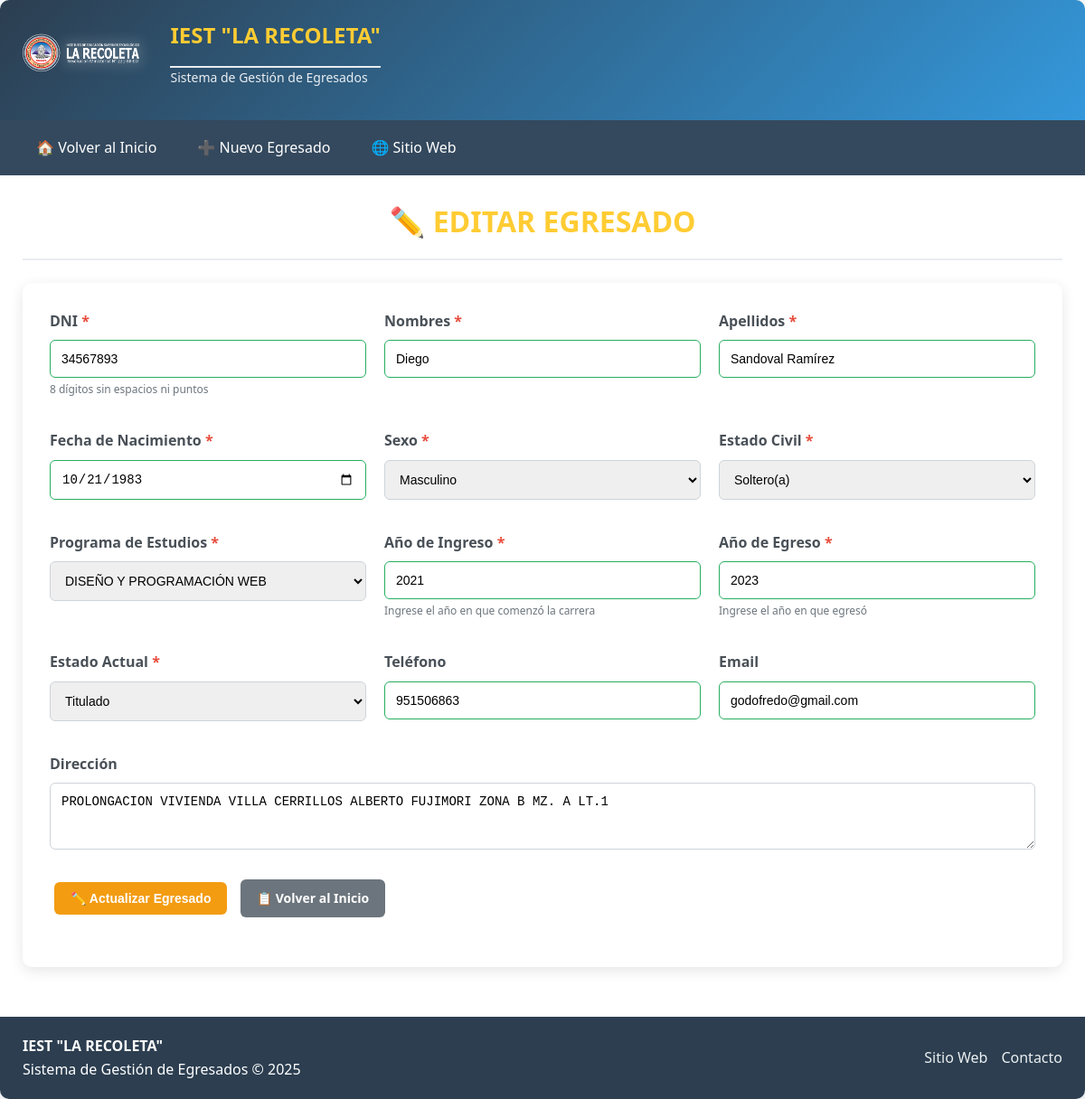
/NuestrosEgresados.php?action=edit&id=4, run on the app's committed database.
### tables this page shows
CREATE TABLE `egresados` (
  `id_egresado` int(11) NOT NULL,
  `dni` varchar(20) NOT NULL,
  `nombres` varchar(100) NOT NULL,
  `apellidos` varchar(100) NOT NULL,
  `fecha_nacimiento` date NOT NULL,
  `sexo` enum('Masculino','Femenino','Otro') NOT NULL,
  `estado_civil` enum('Soltero(a)','Casado(a)','Divorciado(a)','Viudo(a)','Unión Libre') NOT NULL,
  `id_programa` int(11) NOT NULL,
  `año_ingreso` int(11) NOT NULL,
  `año_egreso` int(11) NOT NULL,
  `estado_actual` enum('EGRESADO','TITULADO','CERTIFICADO','EN PROCESO') DEFAULT 'EGRESADO',
  `fecha_registro` timestamp NOT NULL DEFAULT current_timestamp(),
  `fecha_actualizacion` timestamp NOT NULL DEFAULT current_timestamp() ON UPDATE current_timestamp(),
  `telefono` varchar(20) DEFAULT NULL,
  `email` varchar(100) DEFAULT NULL,
  `direccion` text DEFAULT NULL
);

CREATE TABLE `programas_estudio` (
  `id_programa` int(11) NOT NULL,
  `nombre_programa` varchar(100) NOT NULL,
  `descripcion` text DEFAULT NULL,
  `activo` tinyint(1) DEFAULT 1,
  `fecha_creacion` timestamp NOT NULL DEFAULT current_timestamp()
);

### NuestrosEgresados.php (called while the page is built, shortened)
<?php
require_once 'models/Egresado.php';
require_once 'controllers/EgresadoController.php';
$action = $_GET['action'] ?? 'create';
$id = isset($_GET['id']) ? intval($_GET['id']) : 0;
$egresadoObj = new EgresadoController();
$egresado = [];
if ($action === 'edit' && $id > 0) {
    try {
    $egresado = $egresadoObj->getEgresadoById($id);
    } catch (Exception $e) {
        $mensaje = 'Error al obtener egresado: ' . $e->getMessage();
        $tipo_mensaje = 'error';
        $action = 'create';
        $egresado = [];
    }
}
$programas = $egresadoObj->getProgramasEstudio();
include 'views/egresados/form.php';

### models/Egresado.php (called while the page is built, shortened)
<?php
class Egresado {
    private $db;
    public function __construct() {
        $this->db = new Database();
    }
    public function getById($id) {
        $conn = $this->db->getConnection();
        $stmt = $conn->prepare("SELECT e.*, p.nombre_programa
                               FROM egresados e
                               JOIN programas_estudio p ON e.id_programa = p.id_programa
                               WHERE e.id_egresado = ?");
        $stmt->execute([intval($id)]);
        $result = $stmt->fetch(PDO::FETCH_ASSOC);
        return $result ? $result : null;
    }
    public function getProgramasEstudio() {
        $conn = $this->db->getConnection();
        $stmt = $conn->query("SELECT * FROM programas_estudio WHERE activo = 1 ORDER BY nombre_programa");
        return $stmt->fetchAll(PDO::FETCH_ASSOC);
    }
}

### controllers/EgresadoController.php (called while the page is built, shortened)
<?php
require_once __DIR__ . '/../models/Egresado.php';
class EgresadoController {
    private $egresadoModel;
    public function __construct() {
        $this->egresadoModel = new Egresado();
    }
    public function getEgresadoById($id) {
        return $this->egresadoModel->getById($id);
    }
    public function getProgramasEstudio() {
        return $this->egresadoModel->getProgramasEstudio();
    }
}

### views/egresados/form.php (the view, shortened to what this page needs)
<!DOCTYPE html>
<html lang="es">
<head>
</head>
<body>
    <div class="container">
        <header class="header">
            <div class="header-top">
                <div class="logo">
                    <img src="logo.png" alt="Logo IEST La Recoleta" onerror="this.style.display='none'">
                    <div class="logo-text">
                        <h1>IEST "LA RECOLETA"</h1>
                        <p>Sistema de Gestión de Egresados</p>
                    </div>
                </div>
            </div>
        </header>
        <nav class="nav">
            <div class="nav-links">
                <a href="index.php">🏠 Volver al Inicio</a>
                <a href="NuestrosEgresados.php">➕ Nuevo Egresado</a>
                <a href="https://www.iestlarecoleta.edu.pe" target="_blank">🌐 Sitio Web</a>
            </div>
        </nav>
        <main class="main-content">
            <h1><?php echo $action === 'create' ? '📝 NUEVO EGRESADO' : '✏️ EDITAR EGRESADO'; ?></h1>
            <div class="form-container">
                <form method="POST">
                    <div class="form-row">
                        <div class="form-group">
                            <label class="required">DNI</label>
                            <input type="text" name="dni" value="<?php echo htmlspecialchars($egresado['dni'] ?? ''); ?>"
                                   pattern="\d{8}" title="El DNI debe tener 8 dígitos" required>
                            <div class="form-note">8 dígitos sin espacios ni puntos</div>
                        </div>
                        <div class="form-group">
                            <label class="required">Nombres</label>
                            <input type="text" name="nombres" value="<?php echo htmlspecialchars($egresado['nombres'] ?? ''); ?>" required>
                        </div>
                        <div class="form-group">
                            <label class="required">Apellidos</label>
                            <input type="text" name="apellidos" value="<?php echo htmlspecialchars($egresado['apellidos'] ?? ''); ?>" required>
                        </div>
                    </div>
                    <div class="form-row">
                        <div class="form-group">
                            <label class="required">Fecha de Nacimiento</label>
                            <input type="date" name="fecha_nacimiento"
                                   value="<?php echo htmlspecialchars($egresado['fecha_nacimiento'] ?? ''); ?>"
                                   max="<?php echo date('Y-m-d'); ?>" required>
                        </div>
                        <div class="form-group">
                            <label class="required">Sexo</label>
                            <select name="sexo" required>
                                <option value="Masculino" <?php echo ($egresado['sexo'] ?? '') === 'Masculino' ? 'selected' : ''; ?>>Masculino</option>
                            </select>
                        </div>
                        <div class="form-group">
                            <label class="required">Estado Civil</label>
                            <select name="estado_civil" required>
                                <option value="Soltero(a)" <?php echo ($egresado['estado_civil'] ?? '') === 'Soltero(a)' ? 'selected' : ''; ?>>Soltero(a)</option>
                            </select>
                        </div>
                    </div>
                    <div class="form-row">
                        <div class="form-group">
                            <label class="required">Programa de Estudios</label>
                            <select name="id_programa" required>
                                <?php foreach ($programas as $programa): ?>
                                    <option value="<?php echo $programa['id_programa']; ?>"
                                        <?php echo ($egresado['id_programa'] ?? '') == $programa['id_programa'] ? 'selected' : ''; ?>>
                                        <?php echo htmlspecialchars($programa['nombre_programa']); ?>
                                    </option>
                                <?php endforeach; ?>
                            </select>
                        </div>
                        <div class="form-group">
                            <label class="required">Año de Ingreso</label>
                            <input type="number" name="año_ingreso" id="año_ingreso"
                                   value="<?php echo htmlspecialchars($egresado['año_ingreso'] ?? ''); ?>"
                                   min="1978" max="<?php echo date('Y'); ?>" required>
                            <div class="form-note">Ingrese el año en que comenzó la carrera</div>
                        </div>
                        <div class="form-group">
                            <label class="required">Año de Egreso</label>
                            <input type="number" name="año_egreso" id="año_egreso"
                                   value="<?php echo htmlspecialchars($egresado['año_egreso'] ?? ''); ?>"
                                   min="1978" max="<?php echo date('Y'); ?>" required>
                            <div class="form-note">Ingrese el año en que egresó</div>
                        </div>
                    </div>
                    <div class="form-row">
                        <div class="form-group">
                            <label class="required">Estado Actual</label>
                            <select name="estado_actual" required>
                                <option value="TITULADO" <?php echo ($egresado['estado_actual'] ?? '') === 'TITULADO' ? 'selected' : ''; ?>>Titulado</option>
                            </select>
                        </div>
                        <div class="form-group">
                            <label>Teléfono</label>
                            <input type="tel" name="telefono" value="<?php echo htmlspecialchars($egresado['telefono'] ?? ''); ?>">
                        </div>
                        <div class="form-group">
                            <label>Email</label>
                            <input type="email" name="email" value="<?php echo htmlspecialchars($egresado['email'] ?? ''); ?>">
                        </div>
                    </div>
                    <div class="form-group">
                        <label>Dirección</label>
                        <textarea name="direccion" rows="3" placeholder="Ingrese la dirección completa..."><?php echo htmlspecialchars($egresado['direccion'] ?? ''); ?></textarea>
                    </div>
                    <div class="form-group">
                        <?php if ($action === 'create'): ?>
                            <button type="submit" name="create_egresado" class="btn btn-success">💾 Guardar Egresado</button>
                        <?php else: ?>
                            <button type="submit" name="update_egresado" class="btn btn-warning">✏️ Actualizar Egresado</button>
                        <?php endif; ?>
                        <a href="index.php" class="btn btn-secondary">📋 Volver al Inicio</a>
                    </div>
                </form>
            </div>
        </main>
        <footer class="footer">
            <div class="footer-content">
                <div class="footer-info">
                    <p><strong>IEST "LA RECOLETA"</strong></p>
                    <p>Sistema de Gestión de Egresados &copy; <?php echo date('Y'); ?></p>
                </div>
                <div class="footer-links">
                    <a href="https://www.iestlarecoleta.edu.pe" target="_blank">Sitio Web</a>
                    <a href="mailto:informes@iestlarecoleta.edu.pe">Contacto</a>
                </div>
            </div>
        </footer>
    </div>
</body>
</html>

### views/egresados/form.php (style rules this page uses)
* { margin: 0; padding: 0; box-sizing: border-box; }
body { font-family: 'Segoe UI', Tahoma, Geneva, Verdana, sans-serif; background: #f8f9fa; line-height: 1.6; }
.container { max-width: 1400px; margin: 0 auto; background: white; border-radius: 10px; box-shadow: 0 4px 15px rgba(0,0,0,0.1); overflow: hidden; }
.header { background: linear-gradient(135deg, #2c3e50, #3498db); color: white; padding: 20px 25px; }
.header-top { display: flex; justify-content: space-between; align-items: center; margin-bottom: 15px; }
.logo { display: flex; align-items: center; gap: 15px; }
.logo img { height: 60px; }
.logo-text h1 { font-size: 24px; margin: 0; }
.logo-text p { font-size: 14px; opacity: 0.9; margin: 0; }
.nav { background: #34495e; padding: 10px 25px; }
.nav-links { display: flex; gap: 15px; }
.nav-links a { color: white; text-decoration: none; padding: 8px 15px; border-radius: 4px; transition: background 0.3s; }
.main-content { padding: 25px; }
.form-container { background: white; padding: 30px; border-radius: 10px; margin-top: 20px; box-shadow: 0 4px 15px rgba(0,0,0,0.1); }
.form-group { margin-bottom: 20px; }
.form-group label { display: block; margin-bottom: 8px; font-weight: 600; color: #495057; }
.form-group input, .form-group select, .form-group textarea { width: 100%; padding: 12px; border: 1px solid #ced4da; border-radius: 6px; font-size: 14px; transition: all 0.3s ease; }
.form-row { display: flex; gap: 20px; margin-bottom: 15px; }
.form-row .form-group { flex: 1; }
.btn { padding: 10px 18px; margin: 5px; border: none; border-radius: 6px; cursor: pointer; text-decoration: none; display: inline-block; font-weight: 600; transition: all 0.3s ease; font-size: 14px; }
.btn-warning { background: #f39c12; color: white; }
.btn-secondary { background: #6c757d; color: white; }
.footer { background: #2c3e50; color: white; padding: 20px 25px; margin-top: 30px; }
.footer-content { display: flex; justify-content: space-between; align-items: center; }
.footer-info { flex: 1; }
.footer-links { display: flex; gap: 15px; }
.footer-links a { color: #ecf0f1; text-decoration: none; }
.required::after { content: " *"; color: #e74c3c; }
.form-note { font-size: 12px; color: #6c757d; margin-top: 5px; display: block; line-height: 1.4; }
.form-group input:valid:not(:placeholder-shown) { border-color: #27ae60; }
h1 { color: #ffcc33; margin-bottom: 25px; text-align: center; padding-bottom: 15px; border-bottom: 2px solid #e9ecef; }

### data on the page
egresados: dni "34567893", nombres "Diego", apellidos "Sandoval Ramírez", fecha_nacimiento "10/21/1983", sexo "Masculino", estado_civil "Soltero(a)", id_programa "DISEÑO Y PROGRAMACIÓN WEB", año_ingreso "2021", año_egreso "2023", estado_actual "Titulado", telefono "951506863", email "godofredo@gmail.com", direccion "PROLONGACION VIVIENDA VILLA CERRILLOS ALBERTO FUJIMORI ZONA B MZ. A LT.1"
